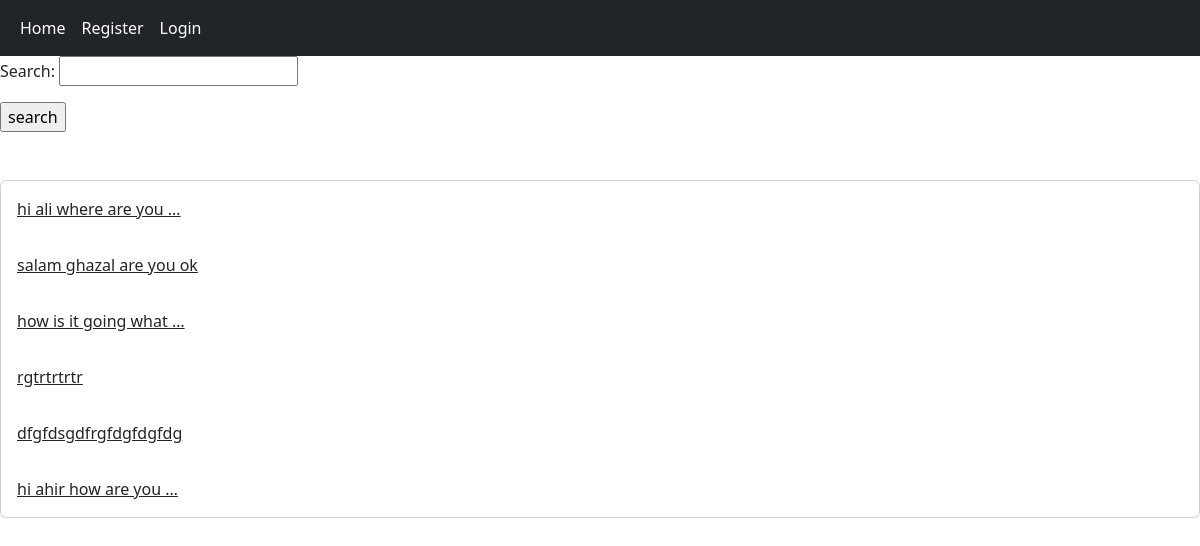
/home/, run on the app's committed database.
### home_app/models.py (models this page shows, shortened)
class UserPost(models.Model):
    user = models.ForeignKey(User, on_delete=models.CASCADE, related_name='posts')
    body = models.TextField()
    slug = models.SlugField()
    created = models.DateTimeField(auto_now_add=True)
    update = models.DateTimeField(auto_now=True)
    class Meta:
        ordering = ('-created',)
    def get_absolute_url(self):
        return reverse('home_app:post_detail', args=(self.id, self.slug))

### home_app/views.py (the view)
# urls.py: path('', views.HomeView.as_view(), name="home"),
class HomeView(View):
    form_class=PostSearchForm
    def get(self, request):
        posts=UserPost.objects.all()
        if request.GET.get('search'):
            posts = posts.filter(body__contains=request.GET['search'])
        return render(request, 'home_app/home.html', {'posts':posts, 'form':self.form_class})

### home_app/templates/home_app/home.html
{% extends 'base.html' %}
{% block content %}
    <form action="" method='get'>
        {{ form.as_p }}
        <input type="submit"  value="search">
    </form><br/><br/>
    <div class="card">
        {% for post in posts %}
        <a href="{{ post.get_absolute_url }}" class="card-body">
            {{ post.body|truncatewords:5 }}
        </a>
        {% endfor %}
    </div>
{% endblock %}

### data on the page
UserPost: body "hi ali where are you …"
UserPost: body "salam ghazal are you ok"
UserPost: body "how is it going what …"
UserPost: body "rgtrtrtrtr"
UserPost: body "dfgfdsgdfrgfdgfdgfdg"
UserPost: body "hi ahir how are you …"
